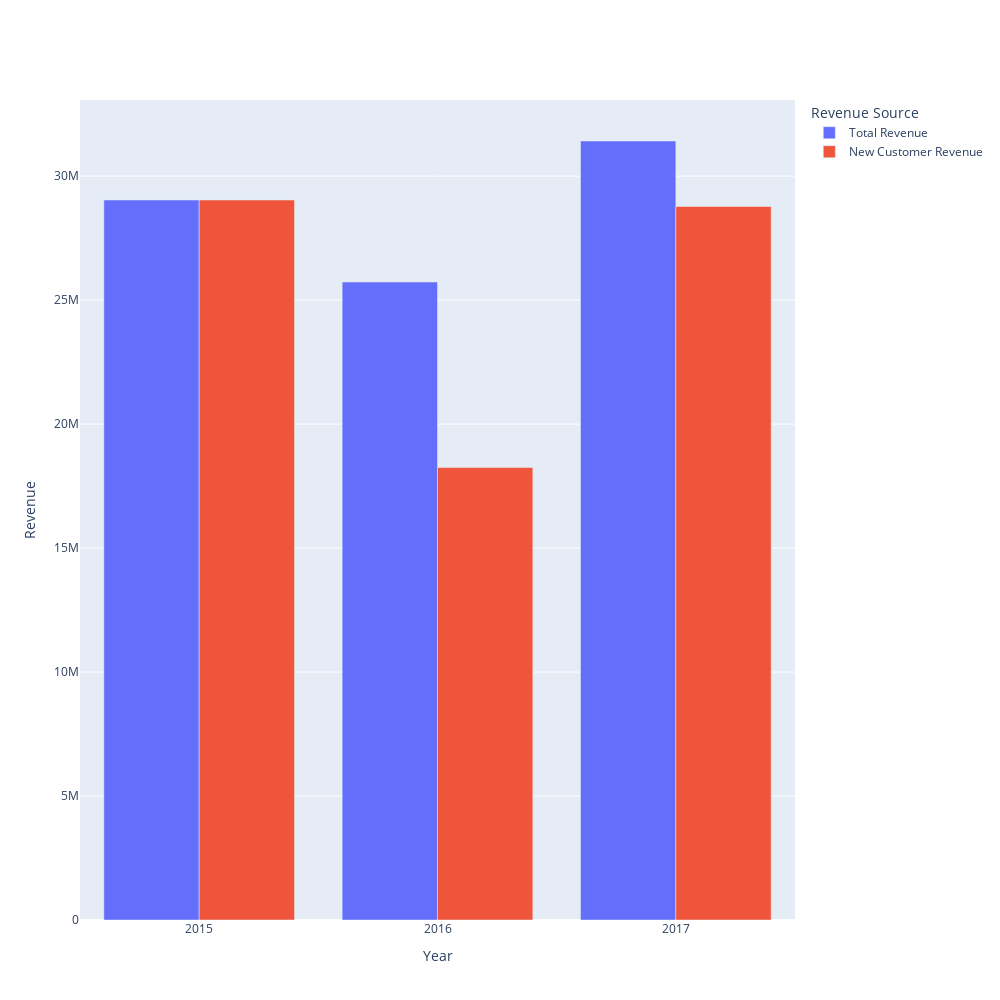

The notebook cell saved with this chart:
### Markdown cell above
# Visualizations

### Code cell
fig = go.Figure(data=[
    go.Bar(name='Total Revenue', x=yeardf.index.astype(str), y=yeardf['Total Revenue']),
    go.Bar(name='New Customer Revenue', x=yeardf.index.astype(str), y=yeardf['New Customer Revenue'])
])
fig.update_layout(barmode='group')
fig.update_layout(xaxis_title='Year', yaxis_title='Revenue', legend_title='Revenue Source')
fig.update_layout(width=1000, height=1000)
fig.show()

### Figure 1 — Plotly figure (JSON) as saved in the notebook; plotly's stock layout.template omitted (floating-point values rounded to 4 significant figures)
{"data": [{"name": "Total Revenue", "type": "bar", "x": ["2015", "2016", "2017"], "y": [29040000.0, 25730000.0, 31420000.0]}, {"name": "New Customer Revenue", "type": "bar", "x": ["2015", "2016", "2017"], "y": [29040000.0, 18250000.0, 28780000.0]}], "layout": {"barmode": "group", "height": 1000, "legend": {"title": {"text": "Revenue Source"}}, "width": 1000, "xaxis": {"title": {"text": "Year"}}, "yaxis": {"title": {"text": "Revenue"}}}}
